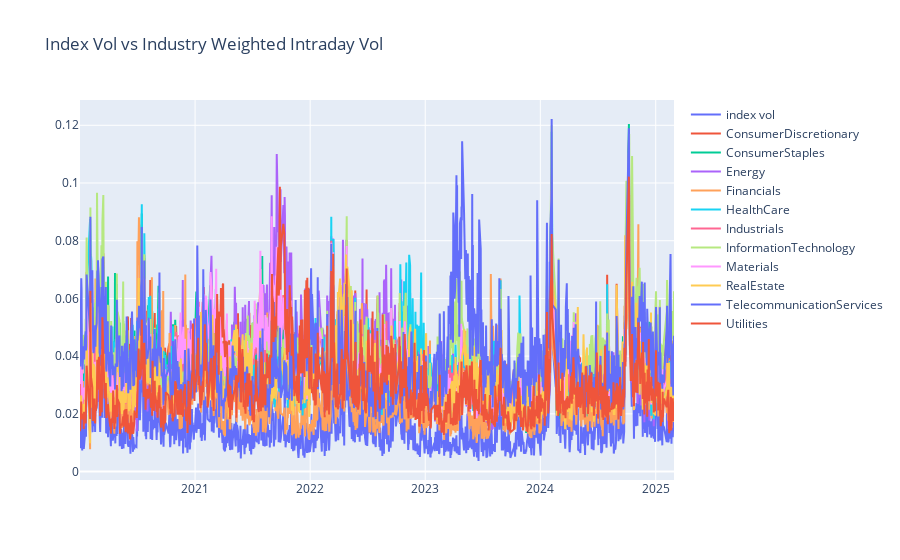
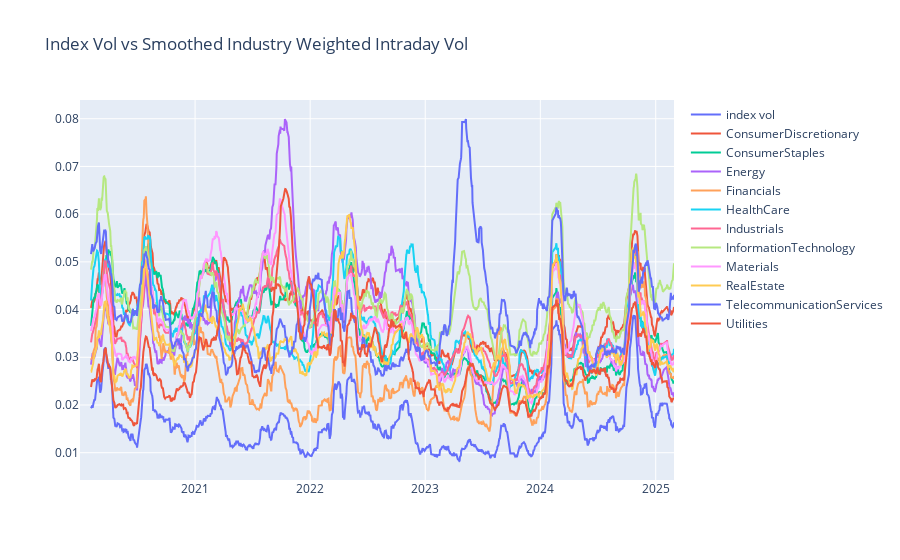

Notebook source saved alongside these figures, in order:
### Code cell
# index_price['index_vol'] = np.log(index_price['high'] / index_price['low'])
# merged['industry_weight'] = merged['weight'] / merged.groupby(['date', 'GICS'])['weight'].transform('sum')
# vol_df = merged.groupby(['date','GICS']).apply(lambda x: np.sum(x['intraday_vol'] * x['industry_weight'])).reset_index().rename(columns={0: 'industry_weighted_intraday_vol'})

# # plot industry vol and index vol in the same plot

# fig = make_subplots()

# fig.add_trace(go.Scatter(x=index_price['date'], y=index_price['index_vol'], mode='lines', name='index vol'))

# for sec in vol_df['GICS'].unique():
#     tmp = vol_df[vol_df['GICS'] == sec]
#     fig.add_trace(go.Scatter(x=tmp['date'], y=tmp['industry_weighted_intraday_vol'], mode='lines', name=sec))

# fig.update_layout(title_text='Index Vol vs Industry Weighted Intraday Vol')
# fig.show()

# # plot smoothed industry vol
# vol_df['smoothed_industry_weighted_intraday_vol'] = vol_df.groupby('GICS')['industry_weighted_intraday_vol'].transform(lambda x: x.rolling(window=20).mean())

# fig = make_subplots()

# # smooth index vol
# index_price['smoothed_index_vol'] = index_price['index_vol'].rolling(window=20).mean()
# fig.add_trace(go.Scatter(x=index_price['date'], y=index_price['smoothed_index_vol'], mode='lines', name='index vol'))

# for sec in vol_df['GICS'].unique():
#     tmp = vol_df[vol_df['GICS'] == sec]
#     fig.add_trace(go.Scatter(x=tmp['date'], y=tmp['smoothed_industry_weighted_intraday_vol'], mode='lines', name=sec))

# fig.update_layout(title_text='Index Vol vs Smoothed Industry Weighted Intraday Vol')
# fig.show()

### Figure 1 — Plotly figure (JSON) as saved in the notebook; plotly's stock layout.template omitted (floating-point values rounded to 4 significant figures; data arrays with more than 128 entries replaced by an {"elided": "..."} marker saying what was removed)
{"data": [{"mode": "lines", "name": "index vol", "type": "scatter", "x": {"elided": "1248 str values"}, "y": {"elided": "1248 float values"}}, {"mode": "lines", "name": "ConsumerDiscretionary", "type": "scatter", "x": {"elided": "1248 str values"}, "y": {"elided": "1248 float values"}}, {"mode": "lines", "name": "ConsumerStaples", "type": "scatter", "x": {"elided": "1248 str values"}, "y": {"elided": "1248 float values"}}, {"mode": "lines", "name": "Energy", "type": "scatter", "x": {"elided": "1248 str values"}, "y": {"elided": "1248 float values"}}, {"mode": "lines", "name": "Financials", "type": "scatter", "x": {"elided": "1248 str values"}, "y": {"elided": "1248 float values"}}, {"mode": "lines", "name": "HealthCare", "type": "scatter", "x": {"elided": "1248 str values"}, "y": {"elided": "1248 float values"}}, {"mode": "lines", "name": "Industrials", "type": "scatter", "x": {"elided": "1248 str values"}, "y": {"elided": "1248 float values"}}, {"mode": "lines", "name": "InformationTechnology", "type": "scatter", "x": {"elided": "1248 str values"}, "y": {"elided": "1248 float values"}}, {"mode": "lines", "name": "Materials", "type": "scatter", "x": {"elided": "1248 str values"}, "y": {"elided": "1248 float values"}}, {"mode": "lines", "name": "RealEstate", "type": "scatter", "x": {"elided": "1248 str values"}, "y": {"elided": "1248 float values"}}, {"mode": "lines", "name": "TelecommunicationServices", "type": "scatter", "x": {"elided": "1248 str values"}, "y": {"elided": "1248 float values"}}, {"mode": "lines", "name": "Utilities", "type": "scatter", "x": {"elided": "1248 str values"}, "y": {"elided": "1248 float values"}}], "layout": {"title": {"text": "Index Vol vs Industry Weighted Intraday Vol"}, "xaxis": {"anchor": "y", "domain": [0, 1]}, "yaxis": {"anchor": "x", "domain": [0, 1]}}}

### Figure 2 — Plotly figure (JSON) as saved in the notebook; plotly's stock layout.template omitted (floating-point values rounded to 4 significant figures; data arrays with more than 128 entries replaced by an {"elided": "..."} marker saying what was removed)
{"data": [{"mode": "lines", "name": "index vol", "type": "scatter", "x": {"elided": "1248 str values"}, "y": {"elided": "1248 float values"}}, {"mode": "lines", "name": "ConsumerDiscretionary", "type": "scatter", "x": {"elided": "1248 str values"}, "y": {"elided": "1248 float values"}}, {"mode": "lines", "name": "ConsumerStaples", "type": "scatter", "x": {"elided": "1248 str values"}, "y": {"elided": "1248 float values"}}, {"mode": "lines", "name": "Energy", "type": "scatter", "x": {"elided": "1248 str values"}, "y": {"elided": "1248 float values"}}, {"mode": "lines", "name": "Financials", "type": "scatter", "x": {"elided": "1248 str values"}, "y": {"elided": "1248 float values"}}, {"mode": "lines", "name": "HealthCare", "type": "scatter", "x": {"elided": "1248 str values"}, "y": {"elided": "1248 float values"}}, {"mode": "lines", "name": "Industrials", "type": "scatter", "x": {"elided": "1248 str values"}, "y": {"elided": "1248 float values"}}, {"mode": "lines", "name": "InformationTechnology", "type": "scatter", "x": {"elided": "1248 str values"}, "y": {"elided": "1248 float values"}}, {"mode": "lines", "name": "Materials", "type": "scatter", "x": {"elided": "1248 str values"}, "y": {"elided": "1248 float values"}}, {"mode": "lines", "name": "RealEstate", "type": "scatter", "x": {"elided": "1248 str values"}, "y": {"elided": "1248 float values"}}, {"mode": "lines", "name": "TelecommunicationServices", "type": "scatter", "x": {"elided": "1248 str values"}, "y": {"elided": "1248 float values"}}, {"mode": "lines", "name": "Utilities", "type": "scatter", "x": {"elided": "1248 str values"}, "y": {"elided": "1248 float values"}}], "layout": {"title": {"text": "Index Vol vs Smoothed Industry Weighted Intraday Vol"}, "xaxis": {"anchor": "y", "domain": [0, 1]}, "yaxis": {"anchor": "x", "domain": [0, 1]}}}
